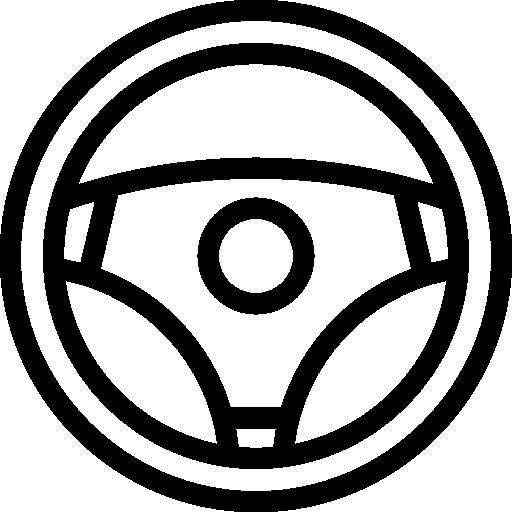
#> input picture eye-mouth-remote-controll/steering_wheel.png, 512 x 512 px, found by its file name
$ python test.py
#> lines starting #> are read from the running program, lines starting #| are printed output that depends on the picture; after the words box and inside, x2 and y2 are one past the last pixel; in counts of white or black regions, pixels touching at a corner belong together
from MathUtils import MathUtils
import cv2

image = cv2.imread("/home/ionescu/projects/python/image-processing-projects/eye-mouth-remote-controll/steering_wheel.png")
#> image is the input picture: shape (512, 512, 3); 65.5% white; 3 black regions, box (x1, y1, x2, y2) and area: (43, 43, 469, 469) 50503, (0, 0, 512, 512) 33492, (197, 197, 315, 315) 6496
cv2.imshow("original", image)
print(image)
#> (printed output is left out)
cropped = image[70:170, 440:540]
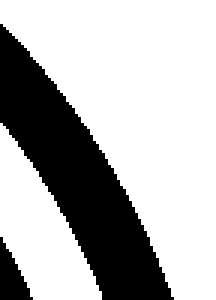
#> cropped: shape (100, 72, 3) (shown 3 times larger); 70.9% white; 2 black regions, box (x1, y1, x2, y2) and area: (0, 8, 58, 100) 1965, (0, 79, 11, 100) 128
cv2.imshow("cropped", cropped)
cv2.waitKey(0)
